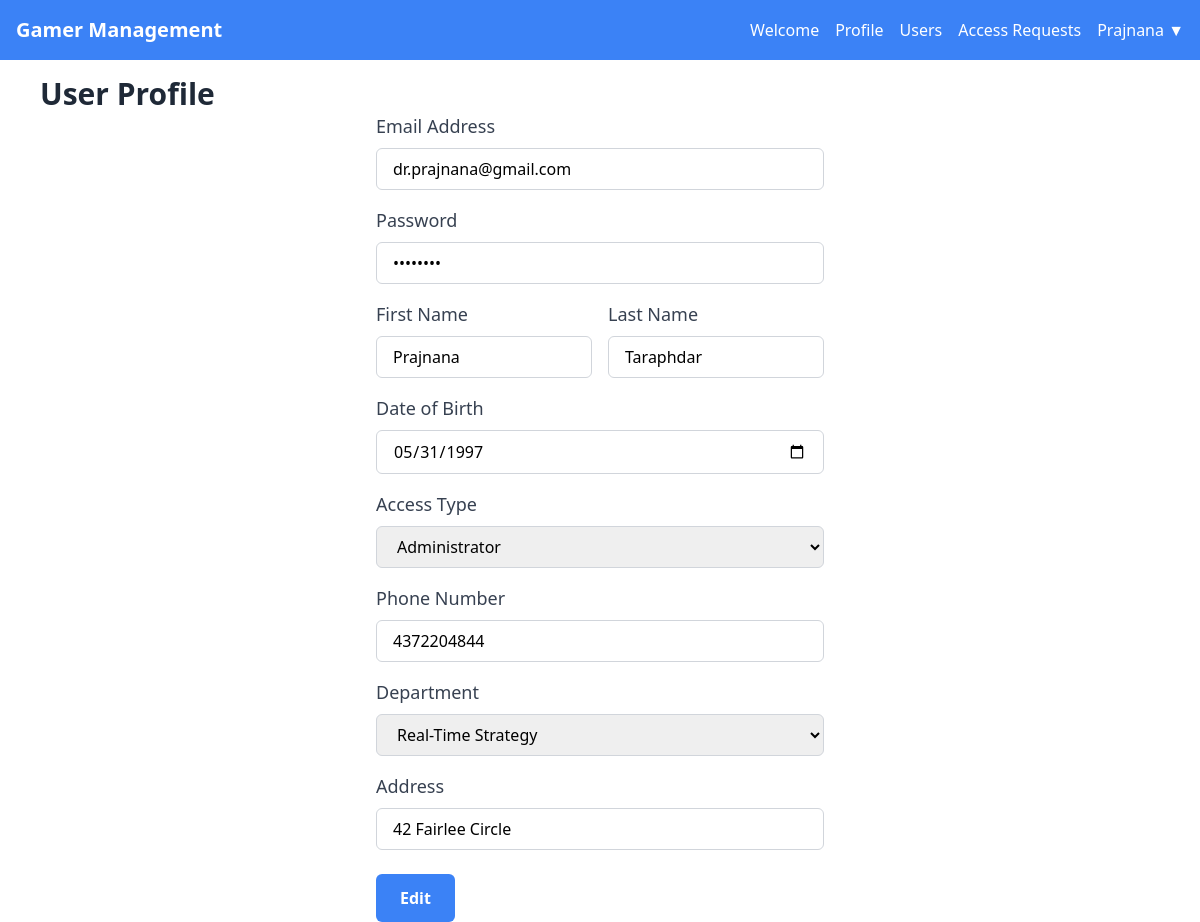
Screenshot of /admin_profile.php (signed in) with the database file from the repository.
### tables this page shows
CREATE TABLE `users` (
  `id` int(11) NOT NULL,
  `email` varchar(255) NOT NULL,
  `password` varchar(255) NOT NULL,
  `firstname` varchar(50) NOT NULL,
  `lastname` varchar(50) NOT NULL,
  `accesstype` enum('Admin','elevated','User') DEFAULT NULL,
  `phonenumber` varchar(20) DEFAULT NULL,
  `address` varchar(255) DEFAULT NULL,
  `department_id` int(11) DEFAULT NULL,
  `dateofbirth` date NOT NULL
);

### admin_profile.php (the view, shortened to what this page needs)
<?php
    $servername = "localhost";
    $username = "root";
    $password = "";
    $database = "gamer_management";
    $connection = new mysqli($servername, $username, $password, $database);
    if ($_SERVER['REQUEST_METHOD'] == 'GET') {
      $id = $_SESSION['USER_ID'];
      $sql = "SELECT * FROM users WHERE id=$id";
      $result = $connection->query($sql);
      $row = $result->fetch_assoc();
      $email = $row["email"];
      $userPassword = $row["password"];
      $firstname = $row["firstname"];
      $lastname = $row["lastname"];
      $dateofbirth = $row["dateofbirth"];
      $accesstype = $row["accesstype"];
      $phonenumber = $row["phonenumber"];
      $department_id = $row["department_id"];
      $address = $row["address"];
    }
?>
<!DOCTYPE html>
<html lang="en">
  <head>
    <script src="https://cdn.tailwindcss.com"></script>
  </head>
  <body>
    <nav class="bg-blue-500 py-4">
      <div class="max-w-7xl mx-auto px-4">
        <div class="flex items-center justify-between">
          <div class="flex items-center">
            <span class="text-white text-xl font-semibold">Gamer Management</span>
          </div>
          <div class="flex items-center space-x-4">
            <a href="/gamermanagement/user_dashboard.php" class="text-white hover:text-gray-200">Welcome</a>
            <a href="/gamermanagement/admin_profile.php" class="text-white hover:text-gray-200">Profile</a>
            <a href="/gamermanagement/users.php" class="text-white hover:text-gray-200">Users</a>
            <a href="/gamermanagement/access_requests.php" class="text-white hover:text-gray-200">Access Requests</a>
            <div class="relative">
              <button class="text-white hover:text-gray-200 focus:outline-none">
                <?php echo $_SESSION['USER_FIRSTNAME']; ?> ▼
              </button>
            </div>
          </div>
        </div>
      </div>
    </nav>
    <h1 class="text-3xl font-semibold text-gray-800 ml-10 mt-4">User Profile</h1>
    <form class="max-w-md mx-auto" method="post">
      <div class="mb-4">
        <label for="email" class="block mb-2 text-lg font-medium text-gray-700">Email Address</label>
        <input id="email" type="email" name="email" value="<?php echo $email ?>" class="w-full px-4 py-2 border border-gray-300 rounded-md focus:outline-none focus:ring-blue-500 focus:border-blue-500" placeholder="Enter your email address" required>
      </div>
      <div class="mb-4">
        <label for="password" class="block mb-2 text-lg font-medium text-gray-700">Password</label>
        <input id="password" type="password" name="password" value="<?php echo $userPassword ?>"class="w-full px-4 py-2 border border-gray-300 rounded-md focus:outline-none focus:ring-blue-500 focus:border-blue-500" placeholder="Enter your password" required>
      </div>
      <div class="grid grid-cols-2 gap-4 mb-4">
        <div>
          <label for="firstName" class="block mb-2 text-lg font-medium text-gray-700">First Name</label>
          <input id="firstName" type="text" name="firstname" value="<?php echo $firstname ?>" class="w-full px-4 py-2 border border-gray-300 rounded-md focus:outline-none focus:ring-blue-500 focus:border-blue-500" placeholder="Enter your first name" required>
        </div>
        <div>
          <label for="lastName" class="block mb-2 text-lg font-medium text-gray-700">Last Name</label>
          <input id="lastName" type="text" name="lastname" value="<?php echo $lastname ?>" class="w-full px-4 py-2 border border-gray-300 rounded-md focus:outline-none focus:ring-blue-500 focus:border-blue-500" placeholder="Enter your last name" required>
        </div>
      </div>
      <div class="mb-4">
        <label for="dob" class="block mb-2 text-lg font-medium text-gray-700">Date of Birth</label>
        <input id="dob" type="date" name="dateofbirth" value="<?php echo $dateofbirth ?>" class="w-full px-4 py-2 border border-gray-300 rounded-md focus:outline-none focus:ring-blue-500 focus:border-blue-500">
      </div>
      <div class="mb-4">
        <label for="accessType" class="block mb-2 text-lg font-medium text-gray-700">Access Type</label>
        <select id="accessType" name="accesstype" class="w-full px-4 py-2 border border-gray-300 rounded-md focus:outline-none focus:ring-blue-500 focus:border-blue-500">
          <option value="admin" <?php if ($accesstype === 'Admin') echo 'selected'; ?>>Administrator</option>
      </select>
      </div>
      <div class="mb-4">
        <label for="phoneNumber" class="block mb-2 text-lg font-medium text-gray-700">Phone Number</label>
        <input id="phoneNumber" type="tel" name="phonenumber" value="<?php echo $phonenumber ?>"class="w-full px-4 py-2 border border-gray-300 rounded-md focus:outline-none focus:ring-blue-500 focus:border-blue-500" placeholder="Enter your phone number">
      </div>
      <div class="mb-4">
        <label for="department" class="block mb-2 text-lg font-medium text-gray-700">Department</label>
        <select id="department" name="department_id" class="w-full px-4 py-2 border border-gray-300 rounded-md focus:outline-none focus:ring-blue-500 focus:border-blue-500">
          <option value="1" <?php if ($department_id == 1) echo 'selected'; ?>>Real-Time Strategy</option>
        </select>
      </div>
      <div class="mb-4">
        <label for="address" class="block mb-2 text-lg font-medium text-gray-700">Address</label>
        <input id="address" name="address" value="<?php echo $address ?>" class="w-full px-4 py-2 border border-gray-300 rounded-md focus:outline-none focus:ring-blue-500 focus:border-blue-500" placeholder="Enter your address" rows="3"></input>
      </div>
      <div class="mt-6">
        <button type="submit" name="save" class="px-6 py-3 bg-blue-500 text-white font-semibold rounded-md hover:bg-blue-600">Edit</button>
      </div>
    </form>
  </body>
</html>

### rows the page displays
users: email "dr.prajnana@gmail.com", firstname "Prajnana", lastname "Taraphdar", dateofbirth "05/31/1997", accesstype "Administrator", phonenumber "4372204844", address "42 Fairlee Circle"

### other values shown
$_SESSION['USER_FIRSTNAME'] "Prajnana"
